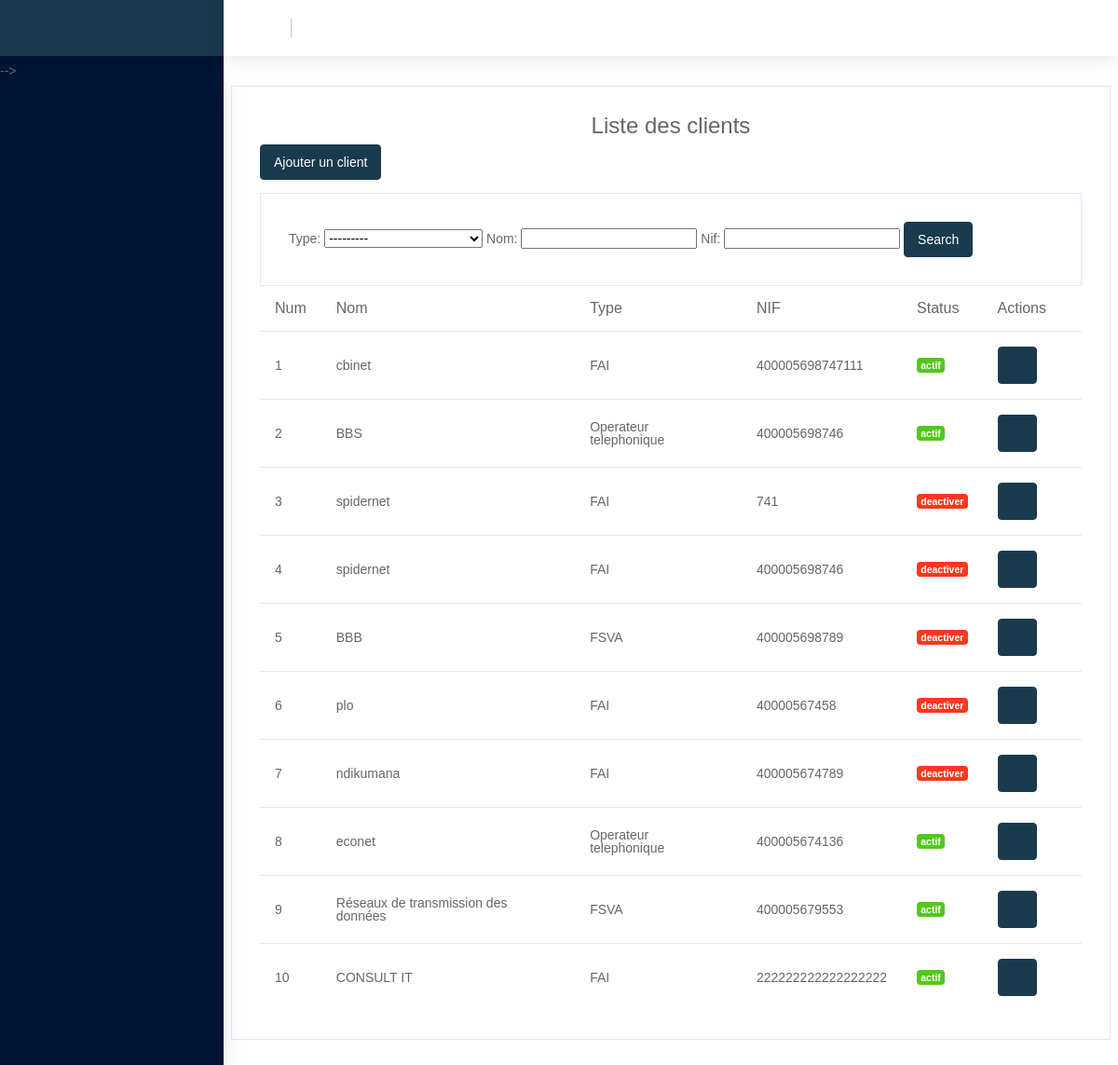
/listeClient/ (signed in), run on the app's committed database.
### gestionclient/models.py (models this page shows, shortened)
class Client(models.Model):
    TYPE = (
        ('Autre','Autre'),
        ('FAI','FAI'),
        ('FSVA','FSVA'),
        ('Public','Public'),
        ('Operateur telephonique','Operateur telephonique'),
    )
    type = models.CharField(max_length=200,  null=True, choices=TYPE)
    nom = models.CharField(max_length=200,  null=False)
    adresse = models.CharField(max_length=200,  null=True)
    téléphone = models.CharField(max_length=200,  null=True)
    fax = models.CharField(max_length=200,  null=True)
    email = models.CharField(max_length=200,  null=True)
    siteweb = models.CharField(max_length=200,  null=True)
    boite_postale = models.CharField(max_length=200,  null=True)
    nif = models.CharField(max_length=200,  null=False)
    status = models.CharField(max_length=200, default= "actif",  null=False)

### gestionclient/views.py (the view)
# urls.py: path('listeClient/', views.listeClient,name='listeClient_page'),
@login_required(login_url='login_page')
def listeClient(request):
    if request.user.groups.filter(name='finance'):
        poste = 'finance'
    else:
        poste = 'nothing'
    clients = Client.objects.all()
    myfilter = ClientFilter(request.GET, queryset=clients)
    clients = myfilter.qs
    context = {
        'clients':clients,
        'myfilter':myfilter,
        'name':poste,
        }
    return render(request,'gestionclient/Clientts/listeClient.html',context)

### gestionclient/views.py (called while the page is built)
def etatNum():
    numeros = NumeroCourt.objects.filter( etat = 'actif').exclude( periode = 0)
    today = date.today()
    for numero in numeros:
        delais = today - numero.dateAtri
        if delais.days > numero.periode:
            numero.etat = 'deactif'
            numero.save()

### gestionclient/templates/gestionclient/Clientts/listeClient.html (shortened to what this page needs)
{%  extends 'gestionclient/base.html' %}
{% block content %}
<div class="row">
    <div class="col-lg-12 grid-margin">
        <br>
        <div class="card">
        <div class="card-body">
            <div class="d-flex justify-content-center">
               <h4>Liste des clients</h4>
            </div>
            <p class="card-description">
            <a href="{% url 'ajoutClient_page' %}"><button type="button" class="btn btn-primary">Ajouter un client</button></a>
            </p>
            <div class="row">
                <div class="col">
                    <div class="card card-body">
                        <form method="get">
                            {{ myfilter.form }}
                        <button class="btn btn-primary" type="submit">Search</button>
                      </form>
                    </div>
                </div>
            </div>
            <div class="table-responsive">
            <table class="table table-hover">
                <thead>
                <tr>
                    <th>Num</th>
                    <th>Nom</th>
                    <th>Type</th>
                    <th>NIF</th>
                    <th>Status</th>
                    <th colspan="2">Actions</th>
                </tr>
                </thead>
                <tbody>
                {% for client in clients %}
                <tr>
                    <td>{{ client.id }}</td>
                    <td>{{ client.nom }}</td>
                    <td>{{ client.type }}</td>
                    <td>{{ client.nif }}</td>
                    {% if client.status == 'actif' %}
                    <td><label class="badge badge-success">{{ client.status }}</label></td>
                    {% else %}
                    <td><label class="badge badge-danger">{{ client.status }}</label></td>
                    {% endif %}
                    <td>
                        <a href="{% url 'detailsClient_page' client.id %}"><button type="button" class="btn btn-primary" ><i class="icon-eye"></i></button></a>
                    </td>
                    <td>
                    </td>
                </tr>
                {% endfor %}
                </tbody>
            </table>
            </div>
        </div>
        </div>
    </div>
</div>
{% endblock %}

### gestionclient/templates/gestionclient/base.html (shortened to what this page needs)
{% load static %}
<!DOCTYPE html>
<html lang="en">
<head>
  <link rel="stylesheet" href="{% static '/vendors/mdi/css/materialdesignicons.min.css' %}">
  <link rel="stylesheet" href="{% static '/vendors/feather/feather.css' %}">
  <link rel="stylesheet" href="{% static '/vendors/base/vendor.bundle.base.css' %}">
  <link rel="stylesheet" href="https://cdnjs.cloudflare.com/ajax/libs/font-awesome/6.0.0/css/all.min.css" />
  <link rel="stylesheet" href="{% static '/vendors/flag-icon-css/css/flag-icon.min.css' %}"/>
  <link rel="stylesheet" href="{% static '/vendors/font-awesome/css/font-awesome.min.css' %}">
  <link rel="stylesheet" href="{% static '/vendors/jquery-bar-rating/fontawesome-stars-o.css' %}">
  <link rel="stylesheet" href="{% static '/vendors/jquery-bar-rating/fontawesome-stars.css' %}">
  <link rel="stylesheet" href="{% static '/css/style.css' %}">
</head>
<body>
  <div class="container-scroller">
    <nav class=" navbar col-lg-12 col-12 p-0 fixed-top d-flex flex-row">
      <div class="text-center navbar-brand-wrapper d-flex align-items-center justify-content-center">
      </div>
      <div class="navbar-menu-wrapper d-flex align-items-center justify-content-end">
        <button class="navbar-toggler navbar-toggler align-self-center" type="button" data-toggle="minimize">
          <span class="icon-menu"></span>
        </button>
        <ul class="navbar-nav navbar-nav-right">
            <li class="nav-item dropdown d-flex mr-4 ">
              <a class="nav-link count-indicator dropdown-toggle d-flex align-items-center justify-content-center" id="notificationDropdown" href="#" data-toggle="dropdown">
                <i class="icon-cog"></i>
              </a>
            </li>
        </ul>
      </div>
    </nav>
    <div class="container-fluid page-body-wrapper">
      <nav class="sidebar sidebar-offcanvas" id="sidebar">
        <ul class="nav">
          {% if name == 'finance' %}
          <li class="nav-item">
            <a class="nav-link" href="{% url 'listeClient_page' %}">
              <i class="fa-solid fa-user-group menu-icon"></i>
              <span class="menu-title">Stats</span>
            </a>
          </li>
          <li class="nav-item">
            <a class="nav-link" data-toggle="collapse" href="#numero-basic" aria-expanded="false" aria-controls="numero-basic">
              <i class="icon-circle-check menu-icon"></i>
              <span class="menu-title">Numerotations
                {% if facturer > 0 %}
                <label class="badge badge-warning">{{ facturer }}</label>
                {% endif %}
              </span>
              <i class="menu-arrow"></i>
            </a>
            <div class="collapse" id="numero-basic">
              <ul class="nav flex-column ">
                <li class="nav-item"><a class="nav-link" href="{% url 'Listeff' %}">Fiche Facturation
                  {% if facturer > 0 %}
                <label class="badge badge-warning">{{ facturer }}</label>
                {% endif %}
                </a></li>
                <li class="nav-item"><a class="nav-link" href="{% url 'Listefactfiche' %}">Liste des factures</a></li>
              </ul>
            </div>
          </li>
          <li class="nav-item">
            <a class="nav-link" data-toggle="collapse" href="#agrement-basic" aria-expanded="false" aria-controls="agrement-basic">
              <i class="icon-circle-check menu-icon"></i>
              <span class="menu-title">Cert.Agrement
                {% if certAgr > 0 %}
                <label class="badge badge-warning">{{ certAgr }}</label>
                {% endif %}
              </span>
              <i class="menu-arrow"></i>
            </a>
            <div class="collapse" id="agrement-basic">
              <ul class="nav flex-column ">
                <li class="nav-item"><a class="nav-link" href="{% url 'ListCetAfact' %}">Fiche Facturation
                  {% if certAgr > 0 %}
                <label class="badge badge-warning">{{ certAgr }}</label>
                {% endif %}
                </a></li>
                <li class="nav-item"><a class="nav-link" href="{% url 'ListConstructeur' %}">Numero Court</a></li>
                <li class="nav-item"><a class="nav-link" href="{% url 'ListEqui' %}">Numero Long</a></li>
              </ul>
            </div>
          </li>
          <li class="nav-item">
            <a class="nav-link" data-toggle="collapse" href="#conformite-basic" aria-expanded="false" aria-controls="conformite-basic">
              <i class="icon-circle-check menu-icon"></i>
              <span class="menu-title">Cert.Conformite
                {% if conf > 0 %}
                <label class="badge badge-warning">{{ conf }}</label>
                {% endif %}
              </span>
              <i class="menu-arrow"></i>
            </a>
            <div class="collapse" id="conformite-basic">
              <ul class="nav flex-column ">
                <li class="nav-item"><a class="nav-link" href="{% url 'ListCertConfAfact' %}">Liste conformite
                  {% if conf > 0 %}
                  <label class="badge badge-warning">{{ conf }}</label>
                  {% endif %}
                </a></li>
                <!-- <li class="nav-item"><a class="nav-link" href="{% url 'ListConstructeur' %}">Numero Court</a></li>
                <li class="nav-item"><a class="nav-link" href="{% url 'ListEqui' %}">Numero Long</a></li> -->
              </ul>
            </div>
          </li>
          <li class="nav-item">
            <a class="nav-link" data-toggle="collapse" href="#homologation-basic" aria-expanded="false" aria-controls="homologation-basic">
              <i class="icon-circle-check menu-icon"></i>
              <span class="menu-title">Cert.Homologation
                {% if homolo > 0 %}
                <label class="badge badge-warning">{{ homolo }}</label>
                {% endif %}
              </span>
              <i class="menu-arrow"></i>
            </a>
            <div class="collapse" id="homologation-basic">
              <ul class="nav flex-column ">
                <li class="nav-item"><a class="nav-link" href="{% url 'ListCertHomAfact' %}">Liste Homologation
                  {% if homolo > 0 %}
                <label class="badge badge-warning">{{ homolo }}</label>
                {% endif %}
                </a></li>
                <!-- <li class="nav-item"><a class="nav-link" href="{% url 'ListConstructeur' %}">Numero Court</a></li>
                <li class="nav-item"><a class="nav-link" href="{% url 'ListEqui' %}">Numero Long</a></li> -->
              </ul>
            </div>
          </li>
          <li class="nav-item">
            <a class="nav-link" href="{% url 'ListeTaux' %}">
              <i class=" menu-icon"></i>
              <span class="menu-title">Taux</span>
            </a>
          </li>
          <li class="nav-item">
            <a class="nav-link" href="{% url 'ListeTarifNum' %}">
              <i class=" menu-icon"></i>
              <span class="menu-title">Tarif Numero</span>
            </a>
          </li>
          <li class="nav-item">
            <a class="nav-link" href="{% url 'ListeTarifFSVANum' %}">
              <i class=" menu-icon"></i>
              <span class="menu-title">Tarif FSVA</span>
            </a>
          </li>
          <li class="nav-item">
            <a class="nav-link" href="{% url 'ListeTarifsHomo' %}">
              <i class=" menu-icon"></i>
              <span class="menu-title">Tarif Homologation</span>
            </a>
          </li>
          <li class="nav-item">
            <a class="nav-link" href="{% url 'ListeTarifsAgr' %}">
              <i class=" menu-icon"></i>
              <span class="menu-title">Tarif Agrement</span>
            </a>
          </li>
          <li class="nav-item">
            <a class="nav-link" href="{% url 'ListeTarifsConf' %}">
              <i class=" menu-icon"></i>
              <span class="menu-title">Tarif Conformite</span>
            </a>
          </li>
          {% elif request.user.is_staff %} -->
          {% endif %}
        </ul>
      </nav>
      <div class="main-panel">
        <div class="container-fluid">
            {% block content %}
            {% endblock %}
        </div>
      </div>
    </div>
  </div>
</body>
</html>

### data on the page
Client: id "1", nom "cbinet", type "FAI", nif "400005698747111", status "actif"
Client: id "2", nom "BBS", type "Operateur telephonique", nif "400005698746", status "actif"
Client: id "3", nom "spidernet", type "FAI", nif "741", status "deactiver"
Client: id "4", nom "spidernet", type "FAI", nif "400005698746", status "deactiver"
Client: id "5", nom "BBB", type "FSVA", nif "400005698789", status "deactiver"
Client: id "6", nom "plo", type "FAI", nif "40000567458", status "deactiver"
Client: id "7", nom "ndikumana", type "FAI", nif "400005674789", status "deactiver"
Client: id "8", nom "econet", type "Operateur telephonique", nif "400005674136", status "actif"
Client: id "9", nom "Réseaux de transmission des données", type "FSVA", nif "400005679553", status "actif"
Client: id "10", nom "CONSULT IT", type "FAI", nif "222222222222222222", status "actif"
